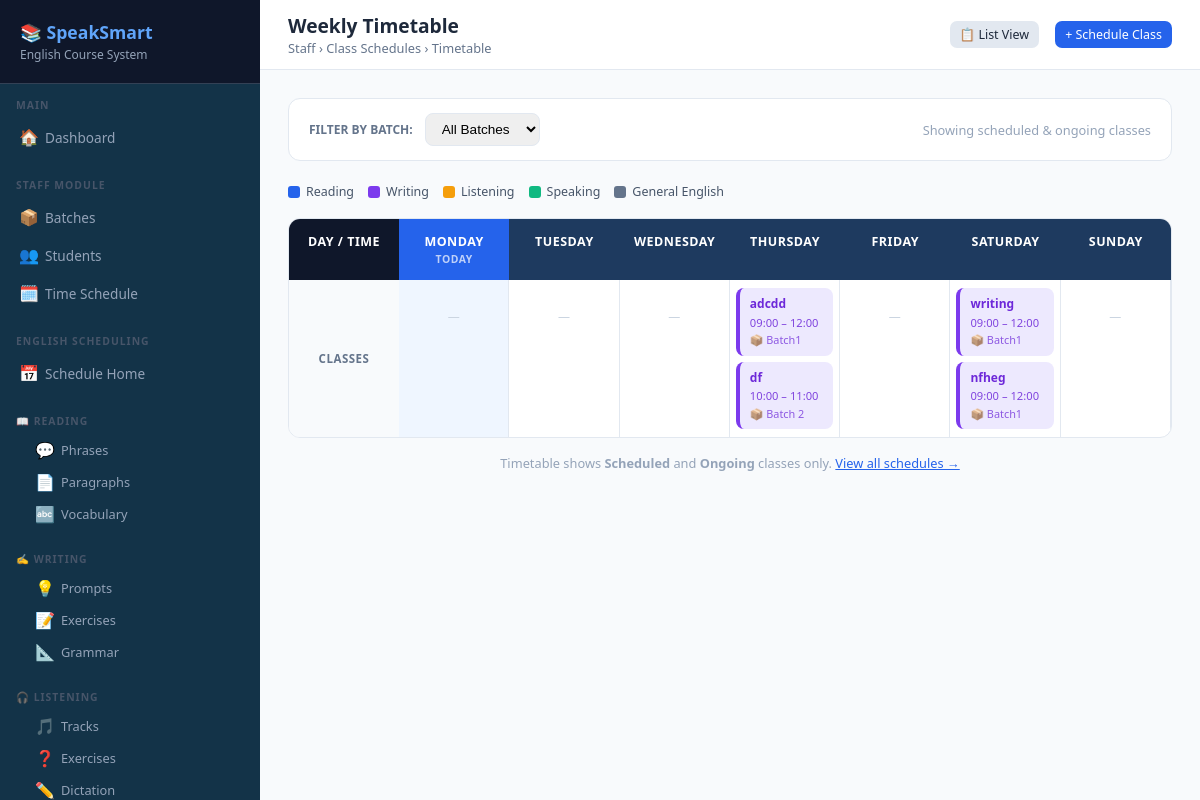
The app's page /staff/schedules/timetable/ (signed in) with its own data.
### staff/models.py (models this page shows, shortened)
class ClassSchedule(models.Model):
    DAY_CHOICES = [
        ('Monday',    'Monday'),
        ('Tuesday',   'Tuesday'),
        ('Wednesday', 'Wednesday'),
        ('Thursday',  'Thursday'),
        ('Friday',    'Friday'),
        ('Saturday',  'Saturday'),
        ('Sunday',    'Sunday'),
    ]
    STATUS_CHOICES = [
        ('scheduled',  'Scheduled'),
        ('ongoing',    'Ongoing'),
        ('completed',  'Completed'),
        ('cancelled',  'Cancelled'),
    ]
    SUBJECT_CHOICES = [
        ('reading',   'Reading'),
        ('writing',   'Writing'),
        ('listening', 'Listening'),
        ('speaking',  'Speaking'),
        ('general',   'General English'),
    ]
    title       = models.CharField(max_length=200)
    batch       = models.ForeignKey(Batch, on_delete=models.CASCADE, related_name='class_schedules')
    subject     = models.CharField(max_length=20, choices=SUBJECT_CHOICES, default='general')
    date        = models.DateField()
    day         = models.CharField(max_length=10, choices=DAY_CHOICES, blank=True)
    start_time  = models.TimeField()
    end_time    = models.TimeField()
    venue       = models.CharField(max_length=100, blank=True)
    notes       = models.TextField(blank=True)
    status      = models.CharField(max_length=15, choices=STATUS_CHOICES, default='scheduled')
    created_by  = models.ForeignKey(User, on_delete=models.SET_NULL, null=True)
    created_at  = models.DateTimeField(auto_now_add=True)
    updated_at  = models.DateTimeField(auto_now=True)
    class Meta:
        ordering = ['date', 'start_time']

class Batch(models.Model):
    name = models.CharField(max_length=100)
    description = models.TextField(blank=True)
    start_date = models.DateField()
    end_date = models.DateField(null=True, blank=True)
    created_by = models.ForeignKey(User, on_delete=models.SET_NULL, null=True)
    created_at = models.DateTimeField(auto_now_add=True)
    is_active = models.BooleanField(default=True)

### staff/views.py (the view)
# urls.py: path('schedules/timetable/',                  views.schedule_timetable,     name='schedule_timetable'),
@login_required
def schedule_timetable(request):
    if not request.user.is_staff:
        return redirect('staff:student_portal')
    batch_id = request.GET.get('batch', '')
    batches  = Batch.objects.filter(is_active=True)
    schedules = ClassSchedule.objects.select_related('batch').filter(
        status__in=['scheduled', 'ongoing']
    )
    if batch_id:
        schedules = schedules.filter(batch_id=batch_id)
    DAYS = ['Monday', 'Tuesday', 'Wednesday', 'Thursday', 'Friday', 'Saturday', 'Sunday']
    timetable = {day: [] for day in DAYS}
    for s in schedules:
        if s.day in timetable:
            timetable[s.day].append(s)
    return render(request, 'staff/schedule_timetable.html', {
        'timetable': timetable,
        'days':      DAYS,
        'batches':   batches,
        'batch_id':  batch_id,
    })

### staff/templates/staff/schedule_timetable.html (shortened to what this page needs)
{% extends "base.html" %}
{% block page_title %}Weekly Timetable{% endblock %}
{% block breadcrumb %}Staff › Class Schedules › Timetable{% endblock %}
{% block topbar_actions %}
<a href="{% url 'staff:schedule_list' %}" class="btn btn-secondary btn-sm">📋 List View</a>
<a href="{% url 'staff:schedule_create' %}" class="btn btn-primary btn-sm" style="margin-left:8px">+ Schedule Class</a>
{% endblock %}
{% block content %}
<form method="get">
  <div class="tt-filter">
    <label>Filter by Batch:</label>
    <select name="batch" onchange="this.form.submit()">
      <option value="">All Batches</option>
    </select>
    <span style="font-size:.8rem;color:#94a3b8;margin-left:auto">Showing scheduled & ongoing classes</span>
  </div>
</form>
<div class="legend">
  <div class="legend-item"><div class="legend-dot ld-reading"></div>Reading</div>
  <div class="legend-item"><div class="legend-dot ld-writing"></div>Writing</div>
  <div class="legend-item"><div class="legend-dot ld-listening"></div>Listening</div>
  <div class="legend-item"><div class="legend-dot ld-speaking"></div>Speaking</div>
  <div class="legend-item"><div class="legend-dot ld-general"></div>General English</div>
</div>
{% now "l" as current_day %}
<div class="tt-grid">
  <div class="tt-head corner">Day / Time</div>
  {% for day in days %}
  <div class="tt-head {% if day == current_day %}today-col{% endif %}">
    {{ day }}
    {% if day == current_day %}<div style="font-size:.65rem;opacity:.7;margin-top:2px">Today</div>{% endif %}
  </div>
  {% endfor %}
  <div class="tt-head" style="background:#f8fafc;color:#64748b;font-size:.72rem;align-self:stretch;display:flex;align-items:center;justify-content:center">
    Classes
  </div>
  {% for day in days %}
  <div class="tt-day-col {% if day == current_day %}today-col{% endif %}">
    {% for day_name, sessions in timetable.items %}
      {% if day_name == day %}
        {% if sessions %}
          {% for s in sessions %}
          <div class="sess-card sess-{{ s.subject }}">
            <a href="{% url 'staff:schedule_detail' s.pk %}">
              <div class="s-title">{{ s.title|truncatechars:28 }}</div>
            </a>
            <div class="s-time">{{ s.start_time|time:"H:i" }} – {{ s.end_time|time:"H:i" }}</div>
            <div class="s-batch">📦 {{ s.batch.name }}</div>
          </div>
          {% endfor %}
        {% else %}
          <div class="empty-day">—</div>
        {% endif %}
      {% endif %}
    {% endfor %}
  </div>
  {% endfor %}
</div>
<div style="margin-top:16px;font-size:.8rem;color:#94a3b8;text-align:center">
  Timetable shows <strong>Scheduled</strong> and <strong>Ongoing</strong> classes only.
  <a href="{% url 'staff:schedule_list' %}" style="color:#2563eb">View all schedules →</a>
</div>
{% endblock %}

### templates/base.html (style rules this page uses)
* { box-sizing: border-box; margin: 0; padding: 0; }
:root { --primary: #2563eb; --primary-dark: #1d4ed8; --secondary: #7c3aed; --success: #16a34a; --warning: #d97706; --danger: #dc2626; --bg: #f8fafc; --card: #ffffff; --border: #e2e8f0; --text: #1e293b; --muted: #64748b; --sidebar-w: 260px; }
body { font-family: 'Segoe UI', sans-serif; background: var(--bg); color: var(--text); display: flex; min-height: 100vh; }
.btn { display: inline-flex; align-items: center; gap: 6px; padding: 8px 14px; border-radius: 7px; font-size: 0.85rem; font-weight: 500; cursor: pointer; border: none; text-decoration: none; transition: all 0.15s; white-space: nowrap; }
.btn-primary { background: var(--primary); color: white; }
.btn-secondary { background: #e2e8f0; color: var(--text); }
.btn-sm { padding: 5px 10px; font-size: 0.78rem; }

### staff/templates/staff/schedule_timetable.html (style rules this page uses)
.tt-filter { background:#fff; border:1px solid #e2e8f0; border-radius:12px; padding:14px 20px; margin-bottom:22px; display:flex; align-items:center; gap:12px; flex-wrap:wrap; }
.tt-filter label { font-size:.75rem; font-weight:700; color:#64748b; text-transform:uppercase; }
.tt-filter select { padding:7px 12px; border:1.5px solid #e2e8f0; border-radius:8px; font-size:.85rem; outline:none; }
.tt-grid { display:grid; grid-template-columns:110px repeat(7, 1fr); gap:0; border-radius:12px; overflow:hidden; border:1px solid #e2e8f0; background:#fff; }
.tt-head { background:#1e3a5f; color:#fff; padding:14px 10px; text-align:center; font-size:.78rem; font-weight:700; text-transform:uppercase; letter-spacing:.5px; }
.tt-head.corner { background:#0f172a; }
.tt-head.today-col { background:#2563eb; }
.tt-day-col { border-right:1px solid #e2e8f0; min-height:120px; padding:8px 6px; display:flex; flex-direction:column; gap:6px; vertical-align:top; }
.tt-day-col.today-col { background:#eff6ff; }
.sess-card { border-radius:8px; padding:8px 10px; font-size:.75rem; line-height:1.4; border-left:4px solid transparent; }
.sess-writing { background:#ede9fe; border-color:#7c3aed; color:#6d28d9; }
.sess-card .s-title { font-weight:700; margin-bottom:2px; }
.sess-card .s-time { font-size:.7rem; opacity:.85; }
.sess-card .s-batch { font-size:.68rem; opacity:.75; margin-top:2px; }
.sess-card a { color:inherit; text-decoration:none; }
.empty-day { color:#cbd5e1; font-size:.75rem; text-align:center; padding:20px 4px; }
.legend { display:flex; gap:14px; flex-wrap:wrap; margin-bottom:18px; }
.legend-item { display:flex; align-items:center; gap:6px; font-size:.78rem; color:#475569; }
.legend-dot { width:12px; height:12px; border-radius:3px; }
.ld-reading { background:#2563eb; }
.ld-writing { background:#7c3aed; }
.ld-listening { background:#f59e0b; }
.ld-speaking { background:#10b981; }
.ld-general { background:#64748b; }

### records on screen
ClassSchedule: title "adcdd", start_time "09:00", end_time "12:00", batch.name "Batch1"
ClassSchedule: title "df", start_time "10:00", end_time "11:00", batch.name "Batch 2"
ClassSchedule: title "writing", start_time "09:00", end_time "12:00", batch.name "Batch1"
ClassSchedule: title "nfheg", start_time "09:00", end_time "12:00", batch.name "Batch1"

### other values on screen
{{ day }} "MONDAY" "TUESDAY" "WEDNESDAY" "THURSDAY" "FRIDAY" "SATURDAY" "SUNDAY"
